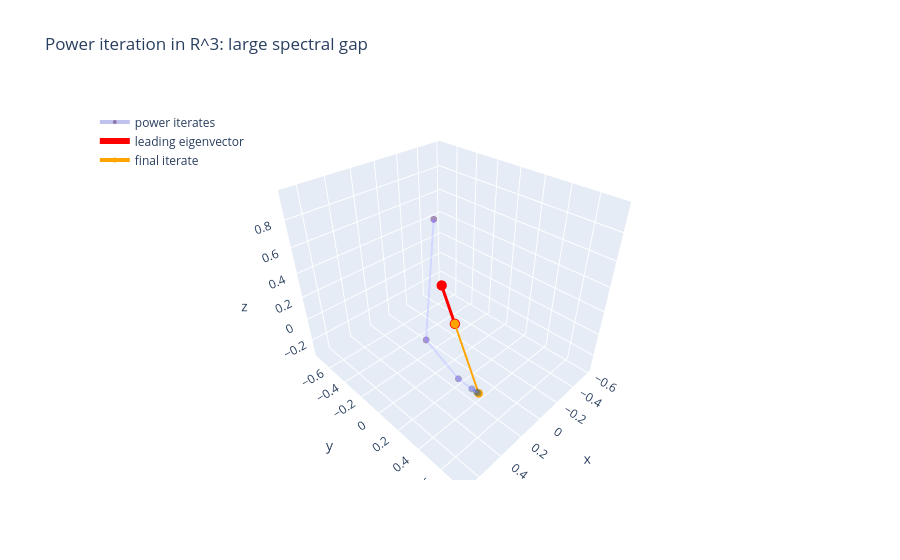
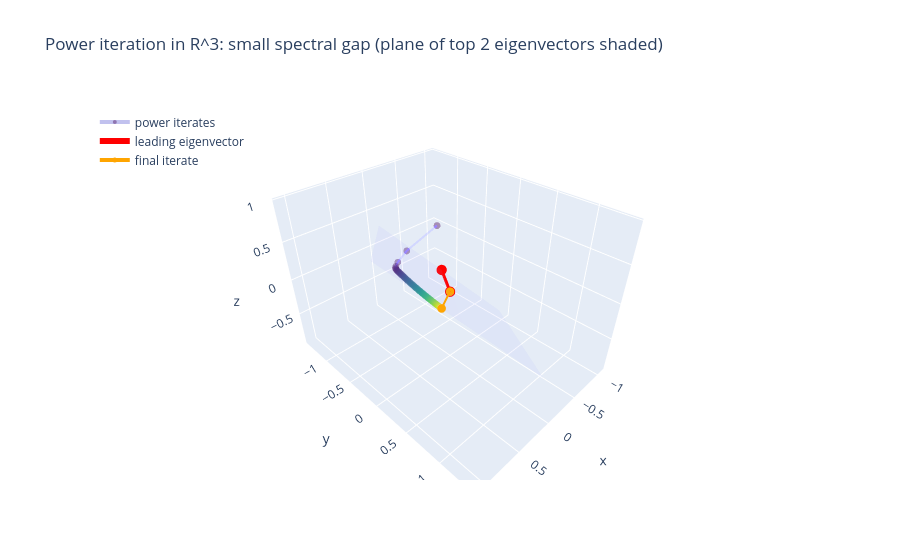

Notebook code for these charts, in order:
### Markdown cell above
## Power method experiments in 3D

We now visualize the power method on simple $(3 \times 3)$ symmetric matrices, once with a large spectral gap and once with a small spectral gap.

### Code cell
import numpy as np
import plotly.graph_objects as go


def power_iteration(A: np.ndarray, b0: np.ndarray, num_iters: int) -> np.ndarray:
    """Return the normalized power method iterates b_0, ..., b_num_iters in R^3."""
    b = b0 / np.linalg.norm(b0)
    iters = [b.copy()]
    for _ in range(num_iters):
        b = A @ b
        b = b / np.linalg.norm(b)
        iters.append(b.copy())
    return np.stack(iters, axis=0)


def make_power_figure(iters: np.ndarray,
                      eigenvectors: np.ndarray,
                      title: str,
                      plane_vectors: tuple[np.ndarray, np.ndarray] | None = None) -> go.Figure:
    """Interactive 3D visualization of power method iterates in R^3.

    - "iters" has shape (T, 3) and contains the normalized vectors.
    - "eigenvectors" is a 3x3 orthogonal matrix; first column is the leading eigenvector.
    - If "plane_vectors" is given, shade the plane they span translucently.
    """
    xs, ys, zs = iters[:, 0], iters[:, 1], iters[:, 2]

    fig = go.Figure()

    # Translucent trajectory of all intermediate vectors
    fig.add_trace(
        go.Scatter3d(
            x=xs,
            y=ys,
            z=zs,
            mode="lines+markers",
            marker=dict(
                size=4,
                color=np.linspace(0.0, 1.0, len(xs)),
                colorscale="Viridis",
                opacity=0.4,
            ),
            line=dict(color="rgba(50, 50, 200, 0.3)", width=4),
            name="power iterates",
        )
    )

    # Leading eigenvector (opaque)
    v1 = eigenvectors[:, 0]
    fig.add_trace(
        go.Scatter3d(
            x=[0.0, float(v1[0])],
            y=[0.0, float(v1[1])],
            z=[0.0, float(v1[2])],
            mode="lines+markers",
            line=dict(color="red", width=6),
            marker=dict(size=6, color="red"),
            name="leading eigenvector",
        )
    )

    # Last iterate (opaque, slightly different color)
    v_last = iters[-1]
    fig.add_trace(
        go.Scatter3d(
            x=[0.0, float(v_last[0])],
            y=[0.0, float(v_last[1])],
            z=[0.0, float(v_last[2])],
            mode="lines+markers",
            line=dict(color="orange", width=4),
            marker=dict(size=5, color="orange"),
            name="final iterate",
        )
    )

    # Optionally: shade the plane spanned by two eigenvectors
    if plane_vectors is not None:
        u, v = plane_vectors
        grid = np.linspace(-1.0, 1.0, 7)
        U, V = np.meshgrid(grid, grid)
        X = u[0] * U + v[0] * V
        Y = u[1] * U + v[1] * V
        Z = u[2] * U + v[2] * V

        fig.add_trace(
            go.Surface(
                x=X,
                y=Y,
                z=Z,
                opacity=0.3,
                showscale=False,
                colorscale=[[0.0, "rgba(150, 150, 255, 0.3)"], [1.0, "rgba(150, 150, 255, 0.3)"]],
                name="plane of top 2 eigenvectors",
            )
        )

    # Make the axes comparable and the origin visible
    axis_range = dict(showgrid=True, zeroline=True)
    fig.update_layout(
        title=title,
        scene=dict(
            aspectmode="data",
            xaxis=axis_range,
            yaxis=axis_range,
            zaxis=axis_range,
        ),
        legend=dict(x=0.02, y=0.98),
    )

    return fig


# Fix a random orthogonal basis (shared between experiments)
np.random.seed(0)
Q, _ = np.linalg.qr(np.random.randn(3, 3))

# Random starting vector (same for both experiments)
b0 = np.random.randn(3)

# --- Large spectral gap experiment ---
# Eigenvalues: lambda1 >> lambda2, lambda3
lambdas_big = np.array([3.0, 1.0, 0.2])
A_big = Q @ np.diag(lambdas_big) @ Q.T

iters_big = power_iteration(A_big, b0, num_iters=15)
fig_big = make_power_figure(
    iters_big,
    eigenvectors=Q,
    title="Power iteration in R^3: large spectral gap",
)
fig_big.show()

# --- Small spectral gap experiment ---
# lambda1 and lambda2 are very close; plane span(e1, e2) is shaded.
lambdas_small = np.array([1.0, 0.98, 0.3])
A_small = Q @ np.diag(lambdas_small) @ Q.T

iters_small = power_iteration(A_small, b0, num_iters=80)
plane_uv = (Q[:, 0], Q[:, 1])
fig_small = make_power_figure(
    iters_small,
    eigenvectors=Q,
    title="Power iteration in R^3: small spectral gap (plane of top 2 eigenvectors shaded)",
    plane_vectors=plane_uv,
)
fig_small.show()

### Figure 1 — Plotly figure (JSON) as saved in the notebook; plotly's stock layout.template omitted (floating-point values rounded to 4 significant figures)
{"data": [{"line": {"color": "rgba(50, 50, 200, 0.3)", "width": 4}, "marker": {"color": [0.0, 0.06667, 0.1333, 0.2, 0.2667, 0.3333, 0.4, 0.4667, 0.5333, 0.6, 0.6667, 0.7333, 0.8, 0.8667, 0.9333, 1.0], "colorscale": [[0, "#440154"], [0.1111, "#482878"], [0.2222, "#3e4989"], [0.3333, "#31688e"], [0.4444, "#26828e"], [0.5556, "#1f9e89"], [0.6667, "#35b779"], [0.7778, "#6ece58"], [0.8889, "#b5de2b"], [1, "#fde725"]], "opacity": 0.4, "size": 4}, "mode": "lines+markers", "name": "power iterates", "type": "scatter3d", "x": [0.2705, 0.6833, 0.6434, 0.6078, 0.594, 0.5893, 0.5876, 0.5871, 0.5869, 0.5869, 0.5868, 0.5868, 0.5868, 0.5868, 0.5868, 0.5868], "y": [0.09489, 0.4644, 0.6547, 0.7162, 0.7359, 0.7423, 0.7444, 0.7451, 0.7454, 0.7454, 0.7455, 0.7455, 0.7455, 0.7455, 0.7455, 0.7455], "z": [0.958, 0.5633, 0.3966, 0.3429, 0.325, 0.3191, 0.3171, 0.3164, 0.3162, 0.3161, 0.3161, 0.3161, 0.3161, 0.3161, 0.3161, 0.3161]}, {"line": {"color": "red", "width": 6}, "marker": {"color": "red", "size": 6}, "mode": "lines+markers", "name": "leading eigenvector", "type": "scatter3d", "x": [0, -0.5868], "y": [0, -0.7455], "z": [0, -0.3161]}, {"line": {"color": "orange", "width": 4}, "marker": {"color": "orange", "size": 5}, "mode": "lines+markers", "name": "final iterate", "type": "scatter3d", "x": [0, 0.5868], "y": [0, 0.7455], "z": [0, 0.3161]}], "layout": {"legend": {"x": 0.02, "y": 0.98}, "scene": {"aspectmode": "data", "xaxis": {"showgrid": true, "zeroline": true}, "yaxis": {"showgrid": true, "zeroline": true}, "zaxis": {"showgrid": true, "zeroline": true}}, "title": {"text": "Power iteration in R^3: large spectral gap"}}}

### Figure 2 — Plotly figure (JSON) as saved in the notebook; plotly's stock layout.template omitted (floating-point values rounded to 4 significant figures)
{"data": [{"line": {"color": "rgba(50, 50, 200, 0.3)", "width": 4}, "marker": {"color": [0.0, 0.0125, 0.025, 0.0375, 0.05, 0.0625, 0.075, 0.0875, 0.1, 0.1125, 0.125, 0.1375, 0.15, 0.1625, 0.175, 0.1875, 0.2, 0.2125, 0.225, 0.2375, 0.25, 0.2625, 0.275, 0.2875, 0.3, 0.3125, 0.325, 0.3375, 0.35, 0.3625, 0.375, 0.3875, 0.4, 0.4125, 0.425, 0.4375, 0.45, 0.4625, 0.475, 0.4875, 0.5, 0.5125, 0.525, 0.5375, 0.55, 0.5625, 0.575, 0.5875, 0.6, 0.6125, 0.625, 0.6375, 0.65, 0.6625, 0.675, 0.6875, 0.7, 0.7125, 0.725, 0.7375, 0.75, 0.7625, 0.775, 0.7875, 0.8, 0.8125, 0.825, 0.8375, 0.85, 0.8625, 0.875, 0.8875, 0.9, 0.9125, 0.925, 0.9375, 0.95, 0.9625, 0.975, 0.9875, 1.0], "colorscale": [[0, "#440154"], [0.1111, "#482878"], [0.2222, "#3e4989"], [0.3333, "#31688e"], [0.4444, "#26828e"], [0.5556, "#1f9e89"], [0.6667, "#35b779"], [0.7778, "#6ece58"], [0.8889, "#b5de2b"], [1, "#fde725"]], "opacity": 0.4, "size": 4}, "mode": "lines+markers", "name": "power iterates", "type": "scatter3d", "x": [0.2705, 0.6084, 0.7102, 0.7398, 0.7494, 0.753, 0.7548, 0.756, 0.7569, 0.7578, 0.7585, 0.7592, 0.7597, 0.7602, 0.7606, 0.761, 0.7612, 0.7614, 0.7615, 0.7616, 0.7615, 0.7614, 0.7612, 0.761, 0.7606, 0.7602, 0.7598, 0.7592, 0.7586, 0.758, 0.7572, 0.7564, 0.7556, 0.7547, 0.7538, 0.7528, 0.7517, 0.7506, 0.7495, 0.7483, 0.747, 0.7458, 0.7445, 0.7431, 0.7417, 0.7403, 0.7389, 0.7374, 0.7359, 0.7344, 0.7329, 0.7313, 0.7298, 0.7282, 0.7266, 0.725, 0.7233, 0.7217, 0.72, 0.7184, 0.7167, 0.7151, 0.7134, 0.7117, 0.7101, 0.7084, 0.7067, 0.7051, 0.7034, 0.7018, 0.7001, 0.6985, 0.6969, 0.6952, 0.6936, 0.692, 0.6904, 0.6889, 0.6873, 0.6857, 0.6842], "y": [0.09489, 0.03202, 0.01491, 0.01639, 0.02369, 0.03276, 0.04239, 0.05219, 0.06204, 0.07191, 0.08178, 0.09164, 0.1015, 0.1113, 0.1211, 0.1309, 0.1406, 0.1503, 0.16, 0.1696, 0.1791, 0.1886, 0.198, 0.2074, 0.2167, 0.2259, 0.235, 0.2441, 0.2531, 0.262, 0.2708, 0.2795, 0.2881, 0.2966, 0.305, 0.3133, 0.3216, 0.3297, 0.3377, 0.3456, 0.3533, 0.361, 0.3686, 0.376, 0.3833, 0.3906, 0.3977, 0.4047, 0.4115, 0.4183, 0.4249, 0.4315, 0.4379, 0.4442, 0.4504, 0.4565, 0.4625, 0.4683, 0.4741, 0.4798, 0.4853, 0.4907, 0.4961, 0.5013, 0.5064, 0.5115, 0.5164, 0.5212, 0.526, 0.5306, 0.5351, 0.5396, 0.544, 0.5482, 0.5524, 0.5565, 0.5605, 0.5645, 0.5683, 0.5721, 0.5758], "z": [0.958, 0.7929, 0.7039, 0.6726, 0.6617, 0.6572, 0.6546, 0.6525, 0.6505, 0.6485, 0.6465, 0.6444, 0.6423, 0.6401, 0.6378, 0.6354, 0.633, 0.6306, 0.6281, 0.6255, 0.6229, 0.6202, 0.6175, 0.6148, 0.612, 0.6091, 0.6062, 0.6033, 0.6004, 0.5974, 0.5944, 0.5913, 0.5883, 0.5852, 0.5821, 0.5789, 0.5758, 0.5726, 0.5695, 0.5663, 0.5631, 0.5599, 0.5567, 0.5535, 0.5503, 0.5472, 0.544, 0.5408, 0.5376, 0.5345, 0.5313, 0.5282, 0.5251, 0.522, 0.5189, 0.5158, 0.5128, 0.5097, 0.5067, 0.5037, 0.5008, 0.4978, 0.4949, 0.4921, 0.4892, 0.4864, 0.4836, 0.4808, 0.4781, 0.4754, 0.4727, 0.47, 0.4674, 0.4649, 0.4623, 0.4598, 0.4573, 0.4548, 0.4524, 0.45, 0.4477]}, {"line": {"color": "red", "width": 6}, "marker": {"color": "red", "size": 6}, "mode": "lines+markers", "name": "leading eigenvector", "type": "scatter3d", "x": [0, -0.5868], "y": [0, -0.7455], "z": [0, -0.3161]}, {"line": {"color": "orange", "width": 4}, "marker": {"color": "orange", "size": 5}, "mode": "lines+markers", "name": "final iterate", "type": "scatter3d", "x": [0, 0.6842], "y": [0, 0.5758], "z": [0, 0.4477]}, {"colorscale": [[0, "rgba(150, 150, 255, 0.3)"], [1, "rgba(150, 150, 255, 0.3)"]], "name": "plane of top 2 eigenvectors", "opacity": 0.3, "showscale": false, "type": "surface", "x": [[0.1015, -0.09416, -0.2898, -0.4854, -0.681, -0.8766, -1.072], [0.2633, 0.06764, -0.128, -0.3236, -0.5192, -0.7148, -0.9104], [0.425, 0.2294, 0.03382, -0.1618, -0.3574, -0.553, -0.7486], [0.5868, 0.3912, 0.1956, 0.0, -0.1956, -0.3912, -0.5868], [0.7486, 0.553, 0.3574, 0.1618, -0.03382, -0.2294, -0.425], [0.9104, 0.7148, 0.5192, 0.3236, 0.128, -0.06764, -0.2633], [1.072, 0.8766, 0.681, 0.4854, 0.2898, 0.09416, -0.1015]], "y": [[1.382, 1.133, 0.8848, 0.6363, 0.3878, 0.1393, -0.1092], [1.17, 0.9212, 0.6727, 0.4242, 0.1757, -0.07277, -0.3213], [0.9576, 0.7091, 0.4606, 0.2121, -0.03639, -0.2849, -0.5334], [0.7455, 0.497, 0.2485, -0.0, -0.2485, -0.497, -0.7455], [0.5334, 0.2849, 0.03639, -0.2121, -0.4606, -0.7091, -0.9576], [0.3213, 0.07277, -0.1757, -0.4242, -0.6727, -0.9212, -1.17], [0.1092, -0.1393, -0.3878, -0.6363, -0.8848, -1.133, -1.382]], "z": [[-0.2835, -0.3889, -0.4942, -0.5996, -0.7049, -0.8103, -0.9157], [-0.08367, -0.189, -0.2944, -0.3997, -0.5051, -0.6104, -0.7158], [0.1162, 0.01084, -0.09451, -0.1999, -0.3052, -0.4106, -0.5159], [0.3161, 0.2107, 0.1054, 0.0, -0.1054, -0.2107, -0.3161], [0.5159, 0.4106, 0.3052, 0.1999, 0.09451, -0.01084, -0.1162], [0.7158, 0.6104, 0.5051, 0.3997, 0.2944, 0.189, 0.08367], [0.9157, 0.8103, 0.7049, 0.5996, 0.4942, 0.3889, 0.2835]]}], "layout": {"legend": {"x": 0.02, "y": 0.98}, "scene": {"aspectmode": "data", "xaxis": {"showgrid": true, "zeroline": true}, "yaxis": {"showgrid": true, "zeroline": true}, "zaxis": {"showgrid": true, "zeroline": true}}, "title": {"text": "Power iteration in R^3: small spectral gap (plane of top 2 eigenvectors shaded)"}}}
